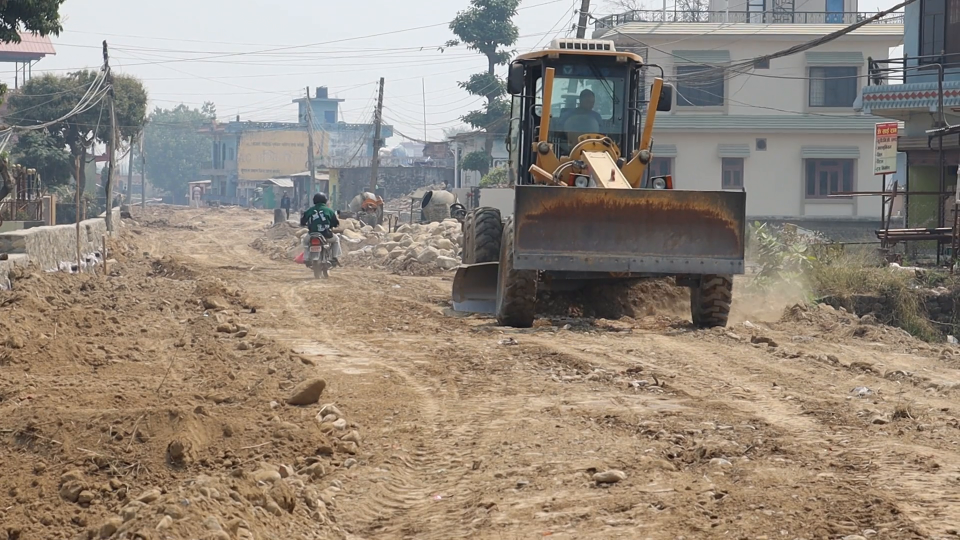
#> input picture frame 14 of src/ee.mp4, 1920 x 1080 px (shown at 1/2 size)
$ python 02_SateCam.py
#> lines starting #> are read from the running program, lines starting #| are printed output that depends on the picture; after the words box and inside, x2 and y2 are one past the last pixel; in counts of white or black regions, pixels touching at a corner belong together
# 화면 중앙에 사각형(위험구역) 표시

import cv2
import os

# 영상 파일 경로 설정
video_path = '../ee.mp4'
cap = cv2.VideoCapture(video_path)

# 저장 폴더 생성
os.makedirs('frames_with_rect', exist_ok=True)

# 영상에서 첫 프레임 읽기
ret, frame = cap.read()
#> frame is the input picture: shape (1080, 1920, 3); mean B, G, R 124.2, 136.4, 148.1
if not ret:
    print("영상 로딩 실패")
    exit()

# 프레임 크기 확인 (높이, 너비)
height, width = frame.shape[:2]
#> height = 1080; width = 1920

# 중앙에 위치한 사각형 영역 좌표 계산 (드래그로 위험구역 설정하고 싶지만 지금은 불가능)
box_w, box_h = 200, 200  # 사각형 너비와 높이 (원하는 크기로 조정 가능)
x1 = width // 2 - box_w // 2  # 사각형 좌상단 X
#> x1 = 860
y1 = height // 2 - box_h // 2  # 사각형 좌상단 Y
#> y1 = 440
x2 = x1 + box_w  # 사각형 우하단 X
#> x2 = 1060
y2 = y1 + box_h  # 사각형 우하단 Y
#> y2 = 640

# 영상 처음부터 다시 시작
cap.set(cv2.CAP_PROP_POS_FRAMES, 0)

# 프레임을 하나씩 읽으며 사각형을 그리고 저장 (10프레임만 저장)
count = 0
while cap.isOpened() and count < 10:
    ret, frame = cap.read()
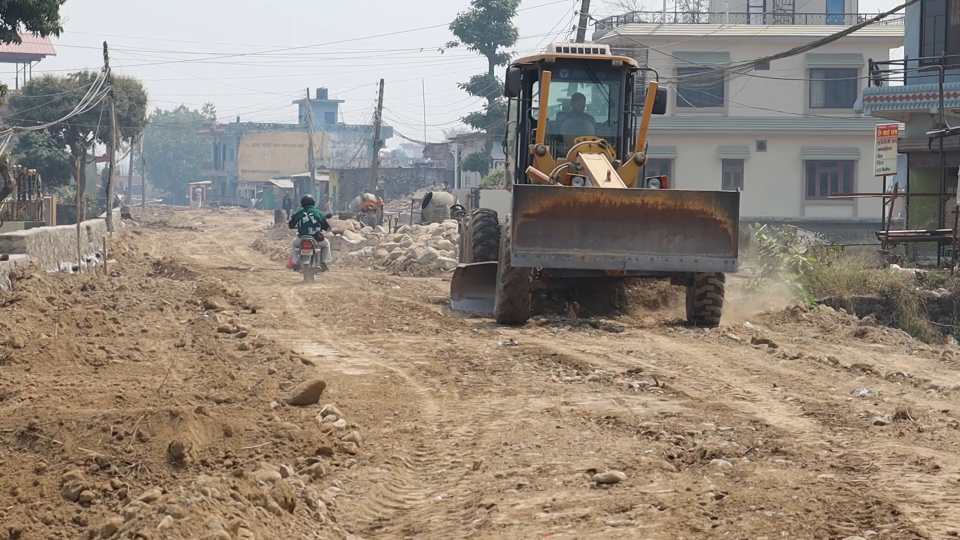
#> input picture frame 0 of src/ee.mp4, 1920 x 1080 px (shown at 1/2 size)
#> frame is the input picture: shape (1080, 1920, 3); mean B, G, R 124.7, 136.6, 148.1
    if not ret:
        break

    # 위험구역 사각형 그리기
    cv2.rectangle(frame, (x1, y1), (x2, y2), (0, 0, 255), 2)
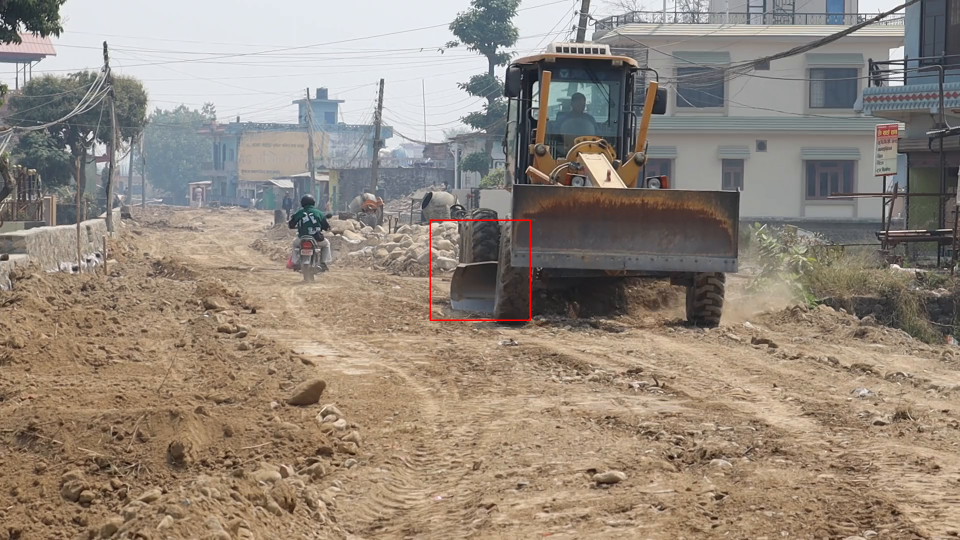
#> frame: shape (1080, 1920, 3) (shown at 1/2 size); 0.12% of pixels changed, all inside (x1, y1, x2, y2) = (859, 439, 1062, 642)

    # 이미지 저장
    filename = f'frames_with_rect/frame_{count}.jpg'
    cv2.imwrite(filename, frame)
    print(f"저장됨: {filename}")
    count += 1

cap.release()
print("완료: 사각형 표시된 프레임 저장됨.")

$ run again, starting later in the video
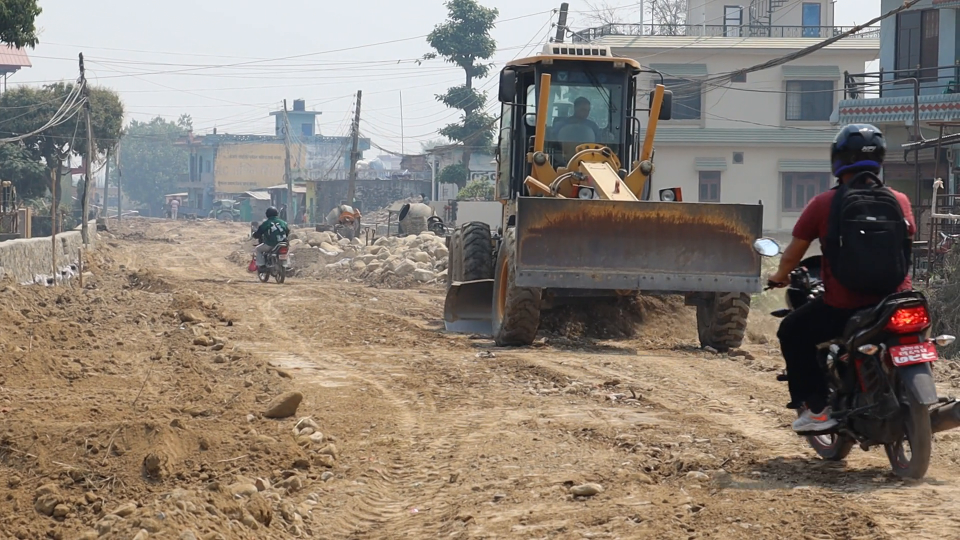
#> input picture frame 63 of src/ee.mp4, 1920 x 1080 px (shown at 1/2 size)
#> frame is the input picture: shape (1080, 1920, 3); mean B, G, R 118.6, 129.2, 139.9
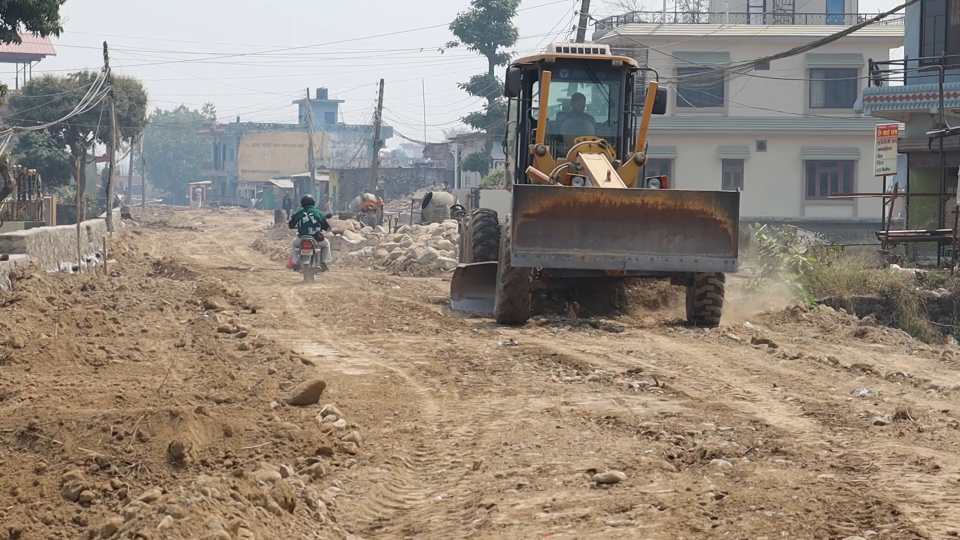
#> input picture frame 0 of src/ee.mp4, 1920 x 1080 px (shown at 1/2 size)
#> frame is the input picture: shape (1080, 1920, 3); mean B, G, R 124.7, 136.6, 148.1
#> frame: shape (1080, 1920, 3); 0.12% of pixels changed, all inside (x1, y1, x2, y2) = (859, 439, 1062, 642)

$ run again, starting later in the video
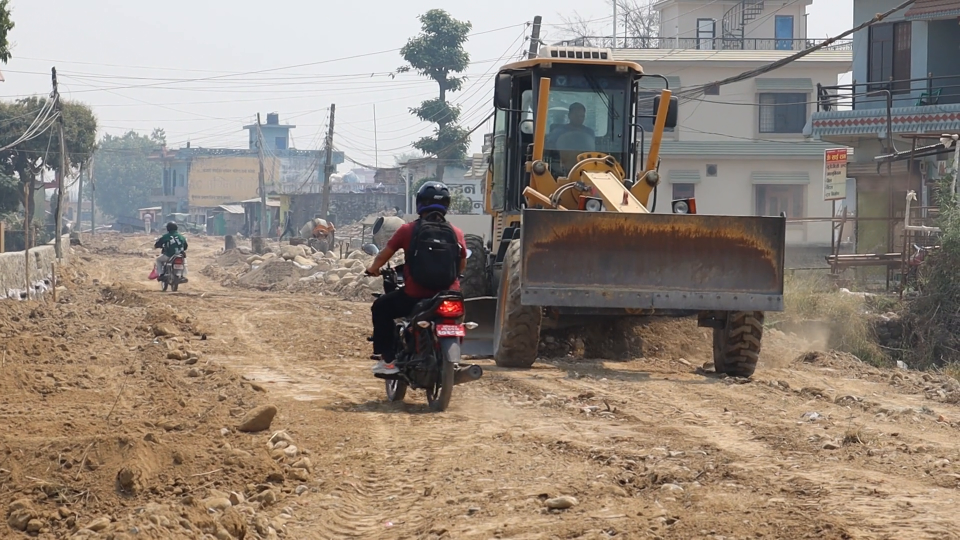
#> input picture frame 112 of src/ee.mp4, 1920 x 1080 px (shown at 1/2 size)
#> frame is the input picture: shape (1080, 1920, 3); mean B, G, R 124, 135.3, 147.9
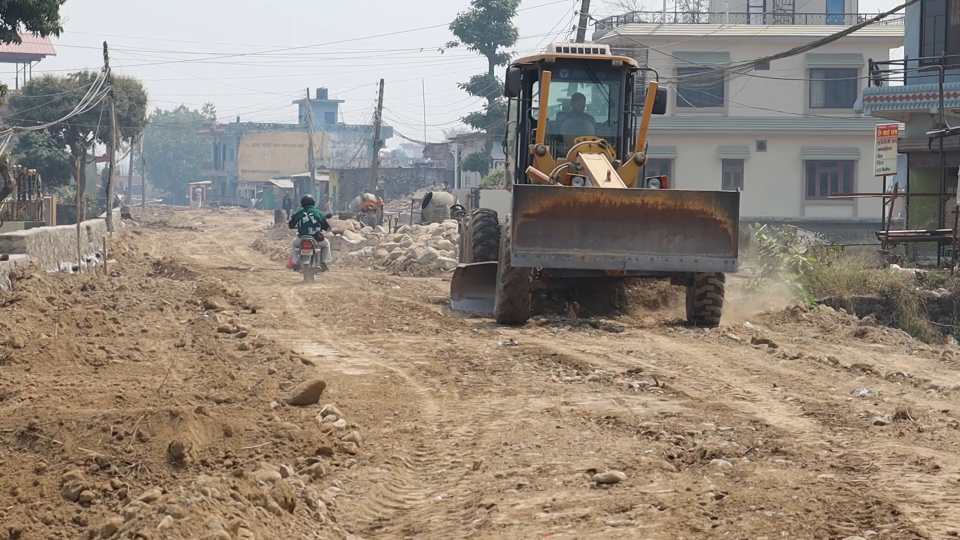
#> input picture frame 0 of src/ee.mp4, 1920 x 1080 px (shown at 1/2 size)
#> frame is the input picture: shape (1080, 1920, 3); mean B, G, R 124.7, 136.6, 148.1
#> frame: shape (1080, 1920, 3); 0.12% of pixels changed, all inside (x1, y1, x2, y2) = (859, 439, 1062, 642)
